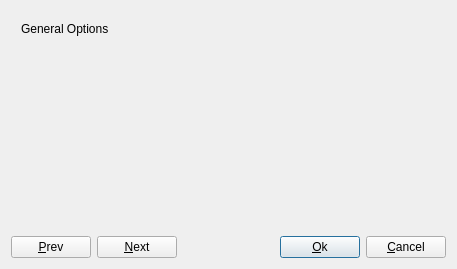
<?xml version="1.0" encoding="UTF-8"?>
<ui version="4.0">
 <class>dlgConfig</class>
 <widget class="QDialog" name="dlgConfig">
  <property name="geometry">
   <rect>
    <x>0</x>
    <y>0</y>
    <width>457</width>
    <height>269</height>
   </rect>
  </property>
  <property name="windowTitle">
   <string>Options</string>
  </property>
  <layout class="QVBoxLayout" name="verticalLayout">
   <item>
    <widget class="QStackedWidget" name="stackedWidget">
     <property name="currentIndex">
      <number>0</number>
     </property>
     <widget class="QWidget" name="page">
      <widget class="QLabel" name="label_11">
       <property name="geometry">
        <rect>
         <x>10</x>
         <y>10</y>
         <width>101</width>
         <height>16</height>
        </rect>
       </property>
       <property name="text">
        <string>General Options</string>
       </property>
      </widget>
     </widget>
     <widget class="QWidget" name="gridsetup">
      <widget class="QWidget" name="layoutWidget">
       <property name="geometry">
        <rect>
         <x>160</x>
         <y>130</y>
         <width>164</width>
         <height>22</height>
        </rect>
       </property>
       <layout class="QHBoxLayout" name="horizontalLayout_6">
        <item>
         <widget class="QLabel" name="label_2">
          <property name="text">
           <string>Grid Line Color X:</string>
          </property>
         </widget>
        </item>
        <item>
         <widget class="QComboBox" name="cb_xcolor">
          <item>
           <property name="text">
            <string>lightgray</string>
           </property>
          </item>
          <item>
           <property name="text">
            <string>red</string>
           </property>
          </item>
          <item>
           <property name="text">
            <string>black</string>
           </property>
          </item>
          <item>
           <property name="text">
            <string>green</string>
           </property>
          </item>
          <item>
           <property name="text">
            <string>gray</string>
           </property>
          </item>
         </widget>
        </item>
       </layout>
      </widget>
      <widget class="QWidget" name="layoutWidget">
       <property name="geometry">
        <rect>
         <x>160</x>
         <y>160</y>
         <width>163</width>
         <height>22</height>
        </rect>
       </property>
       <layout class="QHBoxLayout" name="horizontalLayout_7">
        <item>
         <widget class="QLabel" name="label_3">
          <property name="text">
           <string>Grid Line Color Y:</string>
          </property>
         </widget>
        </item>
        <item>
         <widget class="QComboBox" name="cb_ycolor">
          <item>
           <property name="text">
            <string>lightgray</string>
           </property>
          </item>
          <item>
           <property name="text">
            <string>green</string>
           </property>
          </item>
          <item>
           <property name="text">
            <string>black</string>
           </property>
          </item>
          <item>
           <property name="text">
            <string>green</string>
           </property>
          </item>
          <item>
           <property name="text">
            <string>gray</string>
           </property>
          </item>
         </widget>
        </item>
       </layout>
      </widget>
      <widget class="QWidget" name="layoutWidget">
       <property name="geometry">
        <rect>
         <x>230</x>
         <y>70</y>
         <width>102</width>
         <height>22</height>
        </rect>
       </property>
       <layout class="QHBoxLayout" name="horizontalLayout_4">
        <item>
         <widget class="QLabel" name="label">
          <property name="text">
           <string>Origin Y:</string>
          </property>
         </widget>
        </item>
        <item>
         <widget class="QDoubleSpinBox" name="dsb_yorigin"/>
        </item>
       </layout>
      </widget>
      <widget class="QWidget" name="layoutWidget">
       <property name="geometry">
        <rect>
         <x>70</x>
         <y>70</y>
         <width>103</width>
         <height>22</height>
        </rect>
       </property>
       <layout class="QHBoxLayout" name="horizontalLayout">
        <item>
         <widget class="QLabel" name="label_7">
          <property name="text">
           <string>Origin X:</string>
          </property>
         </widget>
        </item>
        <item>
         <widget class="QDoubleSpinBox" name="dsb_xorigin"/>
        </item>
       </layout>
      </widget>
      <widget class="QWidget" name="layoutWidget">
       <property name="geometry">
        <rect>
         <x>220</x>
         <y>100</y>
         <width>111</width>
         <height>22</height>
        </rect>
       </property>
       <layout class="QHBoxLayout" name="horizontalLayout_3">
        <item>
         <widget class="QLabel" name="label_5">
          <property name="text">
           <string>Spacing Y:</string>
          </property>
         </widget>
        </item>
        <item>
         <widget class="QDoubleSpinBox" name="dsb_yspacing"/>
        </item>
       </layout>
      </widget>
      <widget class="QWidget" name="layoutWidget">
       <property name="geometry">
        <rect>
         <x>70</x>
         <y>100</y>
         <width>112</width>
         <height>22</height>
        </rect>
       </property>
       <layout class="QHBoxLayout" name="horizontalLayout_2">
        <item>
         <widget class="QLabel" name="label_6">
          <property name="text">
           <string>Spacing X:</string>
          </property>
         </widget>
        </item>
        <item>
         <widget class="QDoubleSpinBox" name="dsb_xspacing"/>
        </item>
       </layout>
      </widget>
      <widget class="QWidget" name="layoutWidget">
       <property name="geometry">
        <rect>
         <x>350</x>
         <y>40</y>
         <width>83</width>
         <height>22</height>
        </rect>
       </property>
       <layout class="QHBoxLayout" name="horizontalLayout_5">
        <item>
         <widget class="QLabel" name="label_4">
          <property name="text">
           <string>Units:</string>
          </property>
         </widget>
        </item>
        <item>
         <widget class="QComboBox" name="comboBox">
          <item>
           <property name="text">
            <string>mm</string>
           </property>
          </item>
          <item>
           <property name="text">
            <string>cm</string>
           </property>
          </item>
          <item>
           <property name="text">
            <string>in</string>
           </property>
          </item>
         </widget>
        </item>
       </layout>
      </widget>
      <widget class="QWidget" name="layoutWidget">
       <property name="geometry">
        <rect>
         <x>30</x>
         <y>40</y>
         <width>301</width>
         <height>20</height>
        </rect>
       </property>
       <layout class="QHBoxLayout" name="horizontalLayout_9">
        <item>
         <widget class="QCheckBox" name="cb_xvisible">
          <property name="text">
           <string>X Axis = Horizontal</string>
          </property>
         </widget>
        </item>
        <item>
         <widget class="QCheckBox" name="cb_yvisible">
          <property name="text">
           <string>Y Axis = Vertical</string>
          </property>
         </widget>
        </item>
        <item>
         <widget class="QCheckBox" name="cb_dvisible">
          <property name="text">
           <string>Diagonal</string>
          </property>
         </widget>
        </item>
       </layout>
      </widget>
      <widget class="QLabel" name="label_8">
       <property name="geometry">
        <rect>
         <x>10</x>
         <y>10</y>
         <width>91</width>
         <height>16</height>
        </rect>
       </property>
       <property name="text">
        <string>Grid Options:</string>
       </property>
      </widget>
     </widget>
     <widget class="QWidget" name="anisetup">
      <widget class="QLabel" name="label_9">
       <property name="geometry">
        <rect>
         <x>20</x>
         <y>10</y>
         <width>111</width>
         <height>16</height>
        </rect>
       </property>
       <property name="text">
        <string>Animation Options:</string>
       </property>
      </widget>
      <widget class="QCheckBox" name="aniEnabled">
       <property name="geometry">
        <rect>
         <x>150</x>
         <y>50</y>
         <width>71</width>
         <height>18</height>
        </rect>
       </property>
       <property name="text">
        <string>Enabled</string>
       </property>
      </widget>
      <widget class="QWidget" name="">
       <property name="geometry">
        <rect>
         <x>130</x>
         <y>100</y>
         <width>101</width>
         <height>22</height>
        </rect>
       </property>
       <layout class="QHBoxLayout" name="horizontalLayout_10">
        <item>
         <widget class="QLabel" name="label_10">
          <property name="text">
           <string>Speed:</string>
          </property>
         </widget>
        </item>
        <item>
         <widget class="QDoubleSpinBox" name="aniSpeed"/>
        </item>
       </layout>
      </widget>
     </widget>
    </widget>
   </item>
   <item>
    <layout class="QHBoxLayout" name="horizontalLayout_8">
     <item>
      <widget class="QPushButton" name="btn_prev">
       <property name="minimumSize">
        <size>
         <width>0</width>
         <height>22</height>
        </size>
       </property>
       <property name="maximumSize">
        <size>
         <width>16777215</width>
         <height>22</height>
        </size>
       </property>
       <property name="text">
        <string>&amp;Prev</string>
       </property>
      </widget>
     </item>
     <item>
      <widget class="QPushButton" name="btn_next">
       <property name="minimumSize">
        <size>
         <width>0</width>
         <height>22</height>
        </size>
       </property>
       <property name="maximumSize">
        <size>
         <width>16777215</width>
         <height>22</height>
        </size>
       </property>
       <property name="text">
        <string>&amp;Next</string>
       </property>
      </widget>
     </item>
     <item>
      <spacer name="horizontalSpacer">
       <property name="orientation">
        <enum>Qt::Horizontal</enum>
       </property>
       <property name="sizeHint" stdset="0">
        <size>
         <width>40</width>
         <height>20</height>
        </size>
       </property>
      </spacer>
     </item>
     <item>
      <widget class="QPushButton" name="btn_ok">
       <property name="minimumSize">
        <size>
         <width>0</width>
         <height>22</height>
        </size>
       </property>
       <property name="maximumSize">
        <size>
         <width>16777215</width>
         <height>22</height>
        </size>
       </property>
       <property name="text">
        <string>&amp;Ok</string>
       </property>
       <property name="default">
        <bool>true</bool>
       </property>
      </widget>
     </item>
     <item>
      <widget class="QPushButton" name="btn_cancel">
       <property name="minimumSize">
        <size>
         <width>0</width>
         <height>22</height>
        </size>
       </property>
       <property name="maximumSize">
        <size>
         <width>16777215</width>
         <height>22</height>
        </size>
       </property>
       <property name="text">
        <string>&amp;Cancel</string>
       </property>
      </widget>
     </item>
    </layout>
   </item>
  </layout>
 </widget>
 <resources/>
 <connections/>
</ui>
